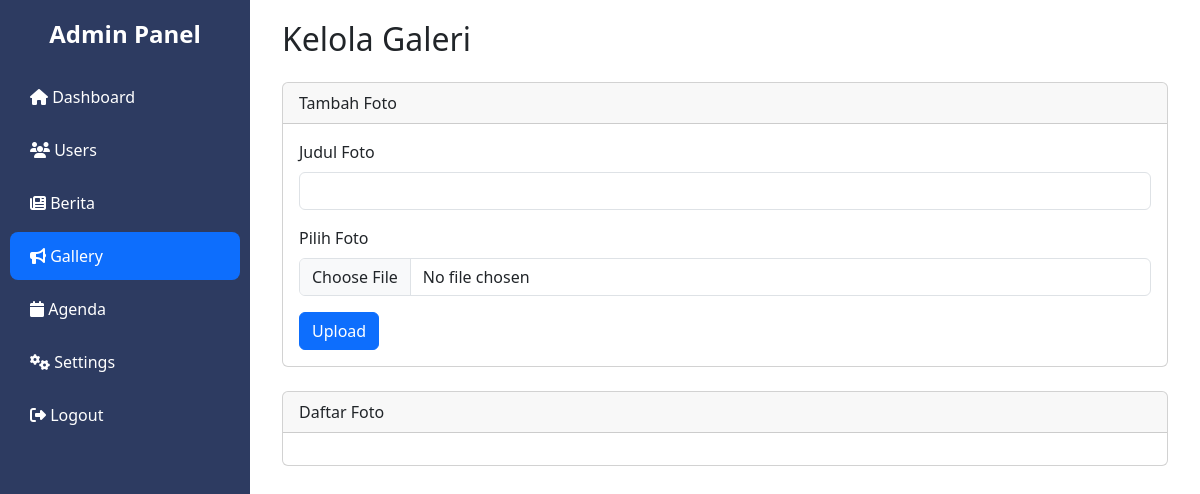
Before: /dashboard/gallery.php with the older database file.
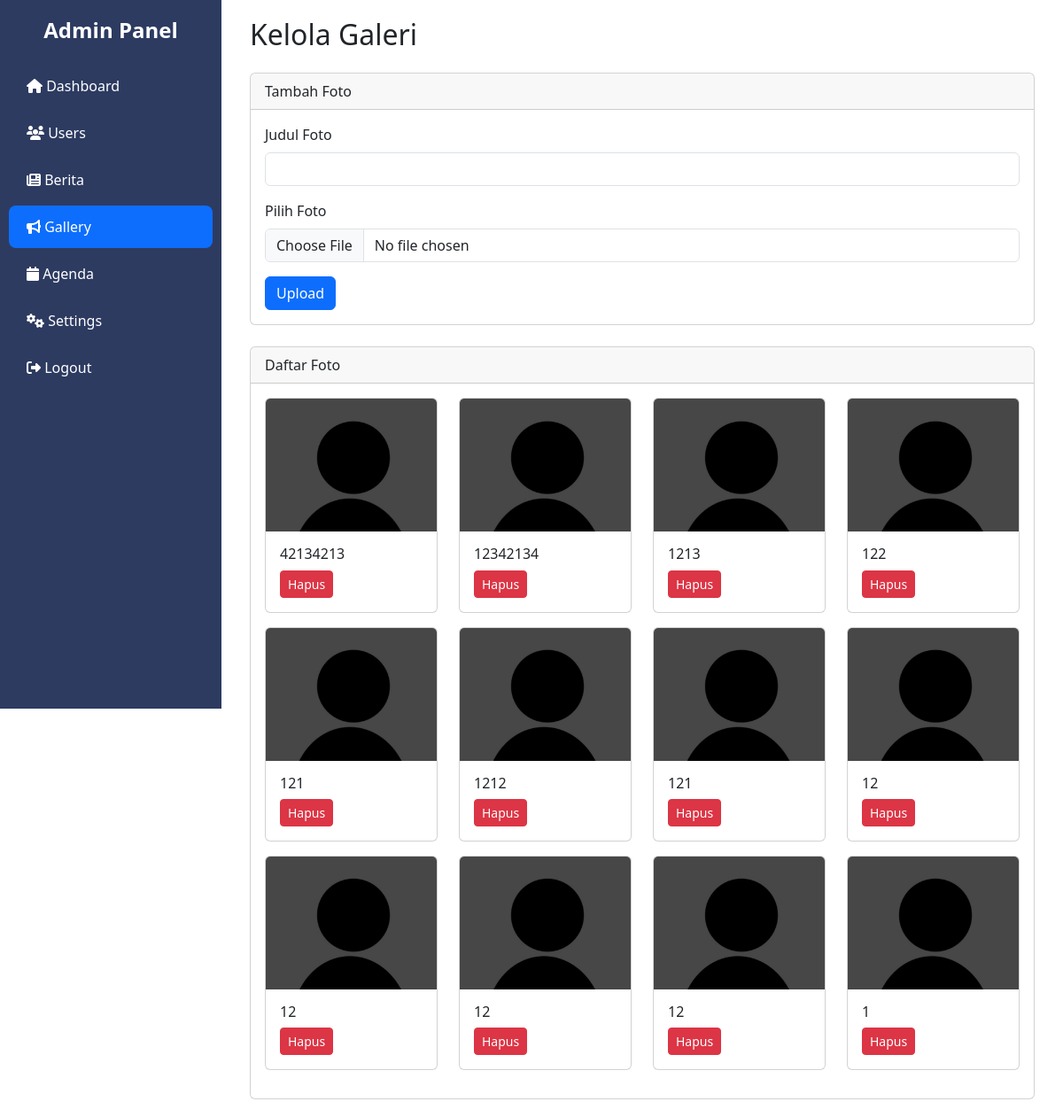
After: the same page with the newer database file.
### tables this page shows
CREATE TABLE `gallery` (
  `id` int(11) NOT NULL,
  `title` varchar(255) NOT NULL,
  `image` varchar(255) NOT NULL,
  `created_at` timestamp NOT NULL DEFAULT current_timestamp()
);

### public/dashboard/gallery.php (the view, shortened to what this page needs)
<?php
include '../../config/config.php';
$result = mysqli_query($conn, "SELECT * FROM gallery ORDER BY created_at DESC");
?>
<!DOCTYPE html>
<html lang="en">
<head>
    <link href="https://cdn.jsdelivr.net/npm/bootstrap@5.3.2/dist/css/bootstrap.min.css" rel="stylesheet">
    <link href="https://cdnjs.cloudflare.com/ajax/libs/font-awesome/6.4.0/css/all.min.css" rel="stylesheet">
</head>
<body>
    <div class="sidebar">
        <h4 class="text-center mb-4">Admin Panel</h4>
        <a href="../dashboard.php"><i class="fa fa-home"></i> Dashboard</a>
        <a href="users.php"><i class="fa fa-users"></i> Users</a>
        <a href="berita.php"><i class="fa fa-newspaper"></i> Berita</a>
        <a href="gallery.php" class="bg-primary"><i class="fa fa-bullhorn"></i> Gallery</a>
        <a href="#"><i class="fa fa-calendar"></i> Agenda</a>
        <a href="#"><i class="fa fa-cogs"></i> Settings</a>
        <a href="/smkn1bintan/auth/logout.php"><i class="fa fa-sign-out-alt"></i> Logout</a>
    </div>
    <div class="content">
        <div class="container-fluid">
            <h2 class="mb-4">Kelola Galeri</h2>
            <div class="card mb-4">
                <div class="card-header">Tambah Foto</div>
                <div class="card-body">
                    <form action="" method="post" enctype="multipart/form-data">
                        <div class="mb-3">
                            <label for="title" class="form-label">Judul Foto</label>
                            <input type="text" class="form-control" name="title" id="title" required>
                        </div>
                        <div class="mb-3">
                            <label for="image" class="form-label">Pilih Foto</label>
                            <input type="file" class="form-control" name="image" id="image" required>
                        </div>
                        <button type="submit" class="btn btn-primary">Upload</button>
                    </form>
                </div>
            </div>
            <div class="card">
                <div class="card-header">Daftar Foto</div>
                <div class="card-body">
                    <div class="row">
                        <?php while ($row = mysqli_fetch_assoc($result)): ?>
                            <div class="col-md-3 mb-3">
                                <div class="card">
                                    <img src="../assets/image/gallery/<?= $row['image'] ?>"
                                         class="card-img-top" style="height:150px;object-fit:cover;">
                                    <div class="card-body">
                                        <h6 class="card-title"><?= $row['title'] ?></h6>
                                        <form method="post" action="../../crud/gallery/gallery_delete.php" class="delete-form">
                                            <button type="submit" class="btn btn-sm btn-danger">Hapus</button>
                                        </form>
                                    </div>
                                </div>
                            </div>
                        <?php endwhile; ?>
                    </div>
                </div>
            </div>
        </div>
    </div>
</body>
</html>

### public/dashboard/gallery.php (style rules this page uses)
.sidebar { height: 100vh; background: #2d3b61; color: #fff; padding: 20px 0; position: fixed; width: 250px; }
.sidebar h4 { font-weight: bold; }
.sidebar a { color: #fff; display: block; padding: 12px 20px; text-decoration: none; border-radius: 8px; margin: 5px 10px; transition: all 0.3s ease; }
.content { margin-left: 250px; padding: 20px; min-height: 100vh; }

Changed rows visible on the page:
added gallery: image (placeholder picture), title "42134213"
added gallery: image (placeholder picture), title "12342134"
added gallery: image (placeholder picture), title "1213"
added gallery: image (placeholder picture), title "122"
added gallery: image (placeholder picture), title "121"
added gallery: image (placeholder picture), title "1212"
added gallery: image (placeholder picture), title "121"
added gallery: image (placeholder picture), title "12"
added gallery: image (placeholder picture), title "12"
added gallery: image (placeholder picture), title "12"
added gallery: image (placeholder picture), title "12"
added gallery: image (placeholder picture), title "1"
